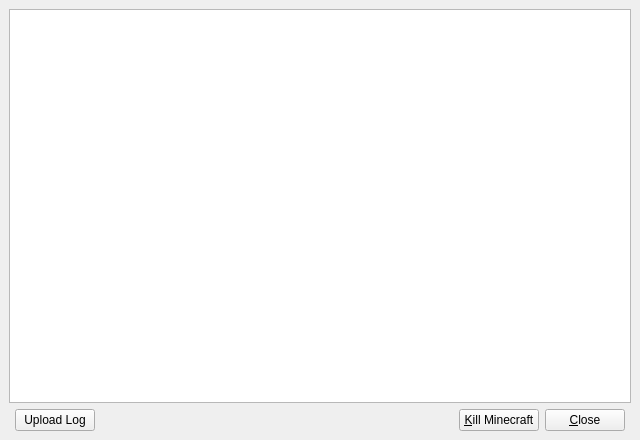
<?xml version="1.0" encoding="UTF-8"?>
<ui version="4.0">
 <class>ConsoleWindow</class>
 <widget class="QMainWindow" name="ConsoleWindow">
  <property name="geometry">
   <rect>
    <x>0</x>
    <y>0</y>
    <width>640</width>
    <height>440</height>
   </rect>
  </property>
  <property name="windowTitle">
   <string>MultiMC Console</string>
  </property>
  <widget class="QWidget" name="centralwidget">
   <layout class="QVBoxLayout" name="verticalLayout">
    <item>
     <widget class="QPlainTextEdit" name="text">
      <property name="font">
       <font>
        <family>Consolas</family>
        <pointsize>10</pointsize>
       </font>
      </property>
      <property name="undoRedoEnabled">
       <bool>false</bool>
      </property>
      <property name="readOnly">
       <bool>true</bool>
      </property>
      <property name="plainText">
       <string notr="true"/>
      </property>
      <property name="textInteractionFlags">
       <set>Qt::LinksAccessibleByKeyboard|Qt::LinksAccessibleByMouse|Qt::TextBrowserInteraction|Qt::TextSelectableByKeyboard|Qt::TextSelectableByMouse</set>
      </property>
      <property name="centerOnScroll">
       <bool>false</bool>
      </property>
     </widget>
    </item>
    <item>
     <layout class="QHBoxLayout" name="horizontalLayout">
      <property name="leftMargin">
       <number>6</number>
      </property>
      <property name="rightMargin">
       <number>6</number>
      </property>
      <item>
       <widget class="QPushButton" name="btnPaste">
        <property name="text">
         <string>Upload Log</string>
        </property>
       </widget>
      </item>
      <item>
       <spacer name="horizontalSpacer">
        <property name="orientation">
         <enum>Qt::Horizontal</enum>
        </property>
        <property name="sizeHint" stdset="0">
         <size>
          <width>40</width>
          <height>20</height>
         </size>
        </property>
       </spacer>
      </item>
      <item>
       <widget class="QPushButton" name="btnKillMinecraft">
        <property name="text">
         <string>&amp;Kill Minecraft</string>
        </property>
       </widget>
      </item>
      <item>
       <widget class="QPushButton" name="closeButton">
        <property name="text">
         <string>&amp;Close</string>
        </property>
       </widget>
      </item>
     </layout>
    </item>
   </layout>
  </widget>
 </widget>
 <resources/>
 <connections/>
</ui>
